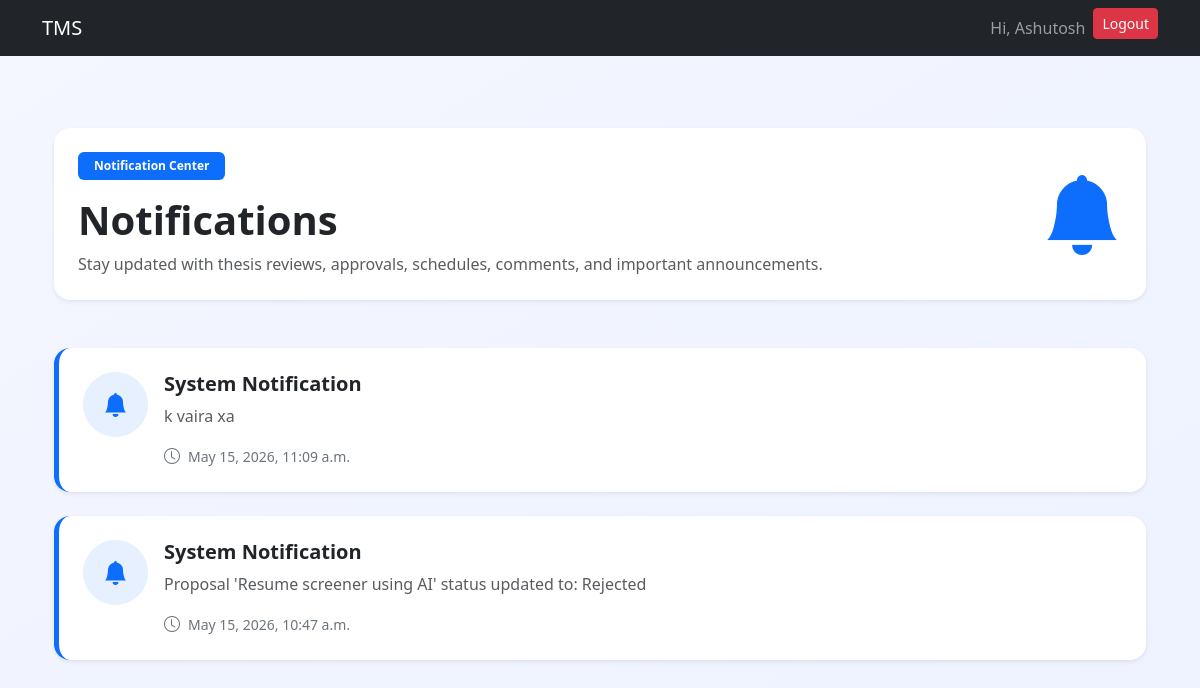
The page /notification/student/ (signed in) on the database as committed earlier.
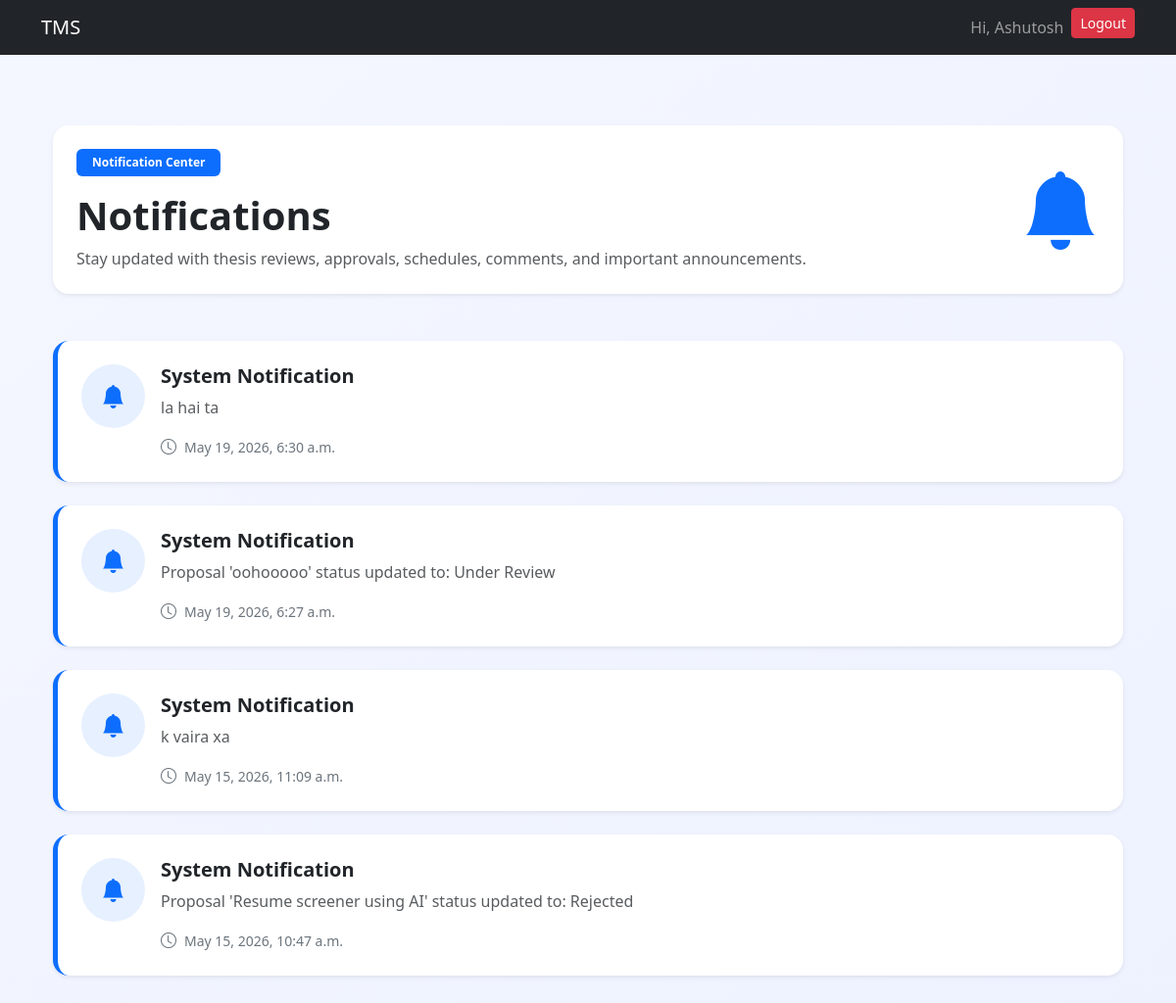
The same page on the database as committed later.
### notification/models.py (models this page shows, shortened)
class Notification(models.Model):
    user = models.ForeignKey(User,on_delete=models.CASCADE)
    sent_by = models.ForeignKey(User,on_delete=models.SET_NULL,null=True,related_name='sent_notifications')
    message = models.TextField()
    is_read = models.BooleanField(default=False)
    created_at = models.DateTimeField(auto_now_add=True)
    is_popup_shown = models.BooleanField(default=False)

### notification/views.py (the view)
# urls.py: path('student/',student_notifications,name='student_notifications'),
@login_required
def student_notifications(request):
    notifications = Notification.objects.filter(
        user=request.user
    ).order_by('-created_at')
    context = {
        'notifications': notifications
    }
    return render(
        request,
        'notification/student_notifications.html',
        context
    )

### notification/templates/notification/student_notifications.html (shortened to what this page needs)
{% extends "base.html" %}
{% block start %}
<div class="container py-5">
    <div class="notification-header shadow-sm rounded-4 p-4 mb-5">
        <div class="d-flex flex-column flex-md-row justify-content-between align-items-center">
            <div>
                <span class="badge bg-primary px-3 py-2 mb-3">
                    Notification Center
                </span>
                <h1 class="fw-bold mb-2">
                    Notifications
                </h1>
                <p class="text-muted mb-0">
                    Stay updated with thesis reviews, approvals,
                    schedules, comments, and important announcements.
                </p>
            </div>
            <div class="mt-3 mt-md-0">
                <i class="bi bi-bell-fill notification-main-icon"></i>
            </div>
        </div>
    </div>
    {% for notification in notifications %}
    <div class="notification-card shadow-sm rounded-4 p-4 mb-4">
        <div class="d-flex align-items-start">
            <div class="notification-icon me-3">
                <i class="bi bi-bell-fill"></i>
            </div>
            <div class="flex-grow-1">
                <div class="d-flex justify-content-between align-items-start flex-wrap">
                    <div>
                        <h5 class="fw-bold mb-2">
                            System Notification
                        </h5>
                        <p class="text-muted mb-3">
                            {{ notification.message }}
                        </p>
                    </div>
                </div>
                <div class="d-flex align-items-center text-secondary">
                    <i class="bi bi-clock me-2"></i>
                    <small>
                        {{ notification.created_at }}
                    </small>
                </div>
            </div>
        </div>
    </div>
    {% endfor %}
</div>
<link rel="stylesheet"
href="https://cdn.jsdelivr.net/npm/bootstrap-icons@1.11.3/font/bootstrap-icons.min.css">
{% endblock %}

Rows that differ between the two databases and show on the page:
added Notification: message "la hai ta", created_at "May 19, 2026, 6:30 a.m."
added Notification: message "Proposal 'oohooooo' status updated to: Under Review", created_at "May 19, 2026, 6:27 a.m."
